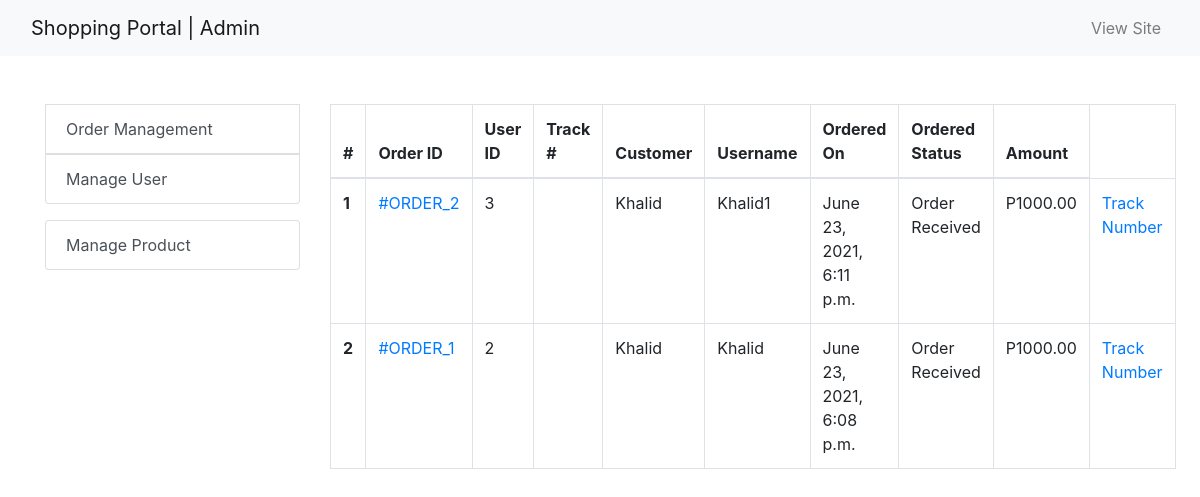
Page /admin-received/ (signed in) on the earlier database version.
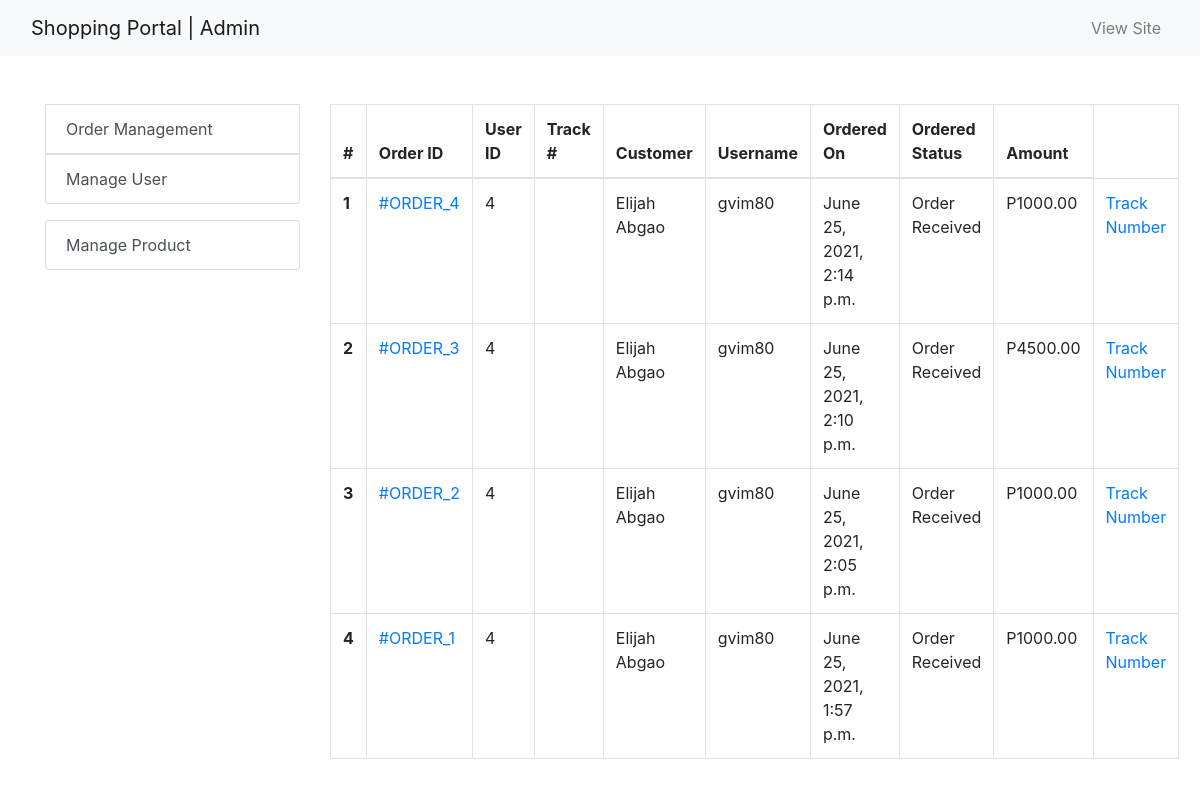
Same page on the later database version.
### ecomapp/models.py (models this page shows, shortened)
class Order(models.Model):
    cart = models.OneToOneField(Cart, on_delete=models.CASCADE)
    fullname = models.CharField(max_length=200)
    barangay = models.CharField(max_length=200, null=True, blank=True)
    street = models.CharField(max_length=200, null=True, blank=True)
    city = models.CharField(max_length=200, null=True, blank=True)
    province = models.CharField(max_length=200, null=True, blank=True)
    postal = models.IntegerField(null=True, blank=True)
    mobile = models.CharField(max_length=11)
    email = models.EmailField(null=True, blank=True)
    subtotal = models.PositiveIntegerField()
    discount = models.PositiveIntegerField()
    total = models.PositiveIntegerField()
    order_status = models.CharField(max_length=50, choices=ORDER_STATUS)
    created_at = models.DateTimeField(auto_now_add=True)
    payment_completed = models.BooleanField(default=False, null=True, blank=True)
    number = models.CharField(max_length=20)
    transaction_id = models.CharField(max_length=255)

class Cart(models.Model):
    customer = models.ForeignKey(Customer, on_delete=models.SET_NULL, null=True, blank=True)
    total = models.PositiveIntegerField(default=0)
    created_at = models.DateTimeField(auto_now_add=True)

class Customer(models.Model):
    user = models.OneToOneField(User, on_delete=models.CASCADE)
    full_name = models.CharField(max_length=200)
    mobile = models.CharField(max_length=11)
    address = models.CharField(max_length=200, null=True, blank=True)
    birthday = models.DateField(auto_now_add=False, auto_now=False, blank=True, null=True)
    gender = models.CharField(max_length=50, choices=GENDER_CHOICES)
    joined_on = models.DateTimeField(auto_now_add=True)

### ecomapp/views.py (the view)
# urls.py: path("admin-received/", AdminReceivedView.as_view(), name="receivedorder"),
class AdminReceivedView(AdminRequiredMixin, TemplateView):
    template_name = "adminpages/adminreceivedorder.html"
    def get_context_data(self, **kwargs):
        context = super().get_context_data(**kwargs)
        context["receivedorders"] = Order.objects.filter(order_status="Order Received").order_by("-id")
        return context

### ecomapp/views.py (called while the page is built)
    def dispatch(self, request, *args, **kwargs):
        if request.user.is_authenticated and Admin.objects.filter(user=request.user).exists():
            pass
        else:
            return redirect("/admin-login/")
        return super().dispatch(request, *args, **kwargs)

### templates/adminpages/adminreceivedorder.html (shortened to what this page needs)
{% extends "adminpages/adminbase.html" %}
{% block content %}
<div class="container my-5">
    <div class="row my-4">
        <div class="col-sm-3">
            <div class="list-group">
                <div class="dropdown show">
                    <a class="list-group-item list-group-item-action " role="button" id="dropdownMenuLink" data-toggle="dropdown" aria-haspopup="true" aria-expanded="false">Order Management</a>
                </div>
                <a href="{% url 'ecomapp:manageuser' %}" class="list-group-item list-group-item-action" aria-current="true">Manage User</a>
            </div>
            <div class="list-group my-3">
                <a href="{% url 'ecomapp:manageproduct' %}" class="list-group-item list-group-item-action" aria-current="true">Manage Product</a>
            </div>
        </div>
        <div class="col-md-9">
            <table class="table table-bordered">
                <thead>
                    <tr>
                        <th scope="col">#</th>
                        <th scope="col">Order ID</th>
                        <th scope="col">User ID</th>
                        <th scope="col">Track #</th>
                        <th scope="col">Customer</th>
                        <th scope="col">Username</th>
                        <th scope="col">Ordered On</th>
                        <th scope="col">Ordered Status</th>
                        <th scope="col">Amount</th>
                    </tr>
                </thead>
                <tbody>
                    {% for order in receivedorders %}
                    <tr>
                        <th scope="row">{{forloop.counter}}</th>
                        <td><a href="{% url 'ecomapp:adminorderdetail' order.id %}">#ORDER_{{order.id}}</a></td>
                        <td>{{order.cart.customer.id}}</td>
                        <td>{{order.number}}</td>
                        <td>{{order.fullname}}</td>
                        <td>{{order.cart.customer.user.username}}</td>
                        <td>{{order.created_at}}</td>
                        <td>{{order.order_status}}</td>
                        <td>P{{order.total}}.00</td>
                        <td><a href="{% url 'ecomapp:admintracking' order.id %}">Track Number</a></td>
                    </tr>
                    {% endfor %}
                </tbody>
            </table>
        </div>
    </div>
</div>
{% endblock %}

### templates/adminpages/adminbase.html (shortened to what this page needs)
<!DOCTYPE html>
<html lang="en">
<head>
    <link rel="stylesheet" href="https://stackpath.bootstrapcdn.com/bootstrap/4.5.2/css/bootstrap.min.css">
    <link rel="stylesheet" href="https://cdnjs.cloudflare.com/ajax/libs/font-awesome/4.7.0/css/font-awesome.min.css">
    <link rel="stylesheet" href="https://use.fontawesome.com/releases/v5.5.0/css/all.css">
</head>
<body>
    <nav class="navbar navbar-expand-lg navbar-light bg-light">
      <div class="container-fluid">
        <a class="navbar-brand" href="{% url 'ecomapp:adminhome' %}">Shopping Portal | Admin</a>
        <ul class="navbar-nav me-auto mb-2 mb-lg-0">
            <li class="nav-item">
            <a class="nav-link" aria-current="page" href="{% url 'ecomapp:home' %}" target="_blank">View Site</a>
            </li>
        </ul>
      </div>
    </nav>
    {% block content %}
    {% endblock %}
</body>
</html>

Differences in the rows shown:
added Order: id "4", cart.customer.id "4", fullname "Elijah Abgao", cart.customer.user.username "gvim80", created_at "June 25, 2021, 2:14 p.m.", order_status "Order Received", total "1000"
added Order: id "3", cart.customer.id "4", fullname "Elijah Abgao", cart.customer.user.username "gvim80", created_at "June 25, 2021, 2:10 p.m.", order_status "Order Received", total "4500"
changed Order id 2: cart.customer.id "3" → "4"; fullname "Khalid" → "Elijah Abgao"; cart.customer.user.username "Khalid1" → "gvim80"; created_at "June 23, 2021, 6:11 p.m." → "June 25, 2021, 2:05 p.m."
changed Order id 1: cart.customer.id "2" → "4"; fullname "Khalid" → "Elijah Abgao"; cart.customer.user.username "Khalid" → "gvim80"; created_at "June 23, 2021, 6:08 p.m." → "June 25, 2021, 1:57 p.m."
